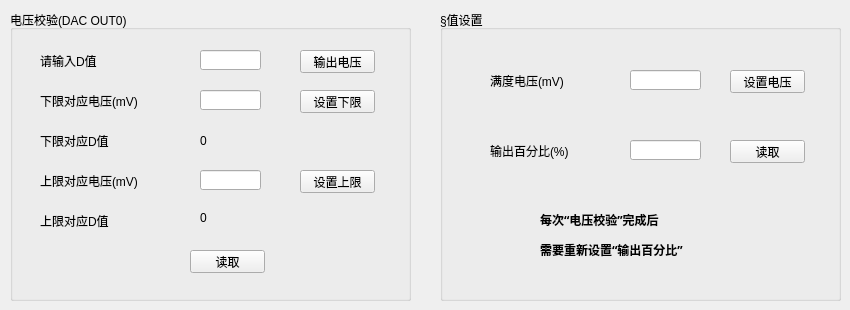
   <widget class="QWidget" name="tab_4">
    <attribute name="title">
     <string>电压校验及§值</string>
    </attribute>
    <widget class="QGroupBox" name="groupBox_3">
     <property name="geometry">
      <rect>
       <x>10</x>
       <y>10</y>
       <width>401</width>
       <height>291</height>
      </rect>
     </property>
     <property name="title">
      <string>电压校验(DAC OUT0)</string>
     </property>
     <widget class="QLabel" name="label_44">
      <property name="geometry">
       <rect>
        <x>30</x>
        <y>40</y>
        <width>81</width>
        <height>21</height>
       </rect>
      </property>
      <property name="text">
       <string>请输入D值</string>
      </property>
     </widget>
     <widget class="QLabel" name="label_45">
      <property name="geometry">
       <rect>
        <x>30</x>
        <y>80</y>
        <width>131</width>
        <height>21</height>
       </rect>
      </property>
      <property name="text">
       <string>下限对应电压(mV)</string>
      </property>
     </widget>
     <widget class="QLabel" name="label_46">
      <property name="geometry">
       <rect>
        <x>30</x>
        <y>120</y>
        <width>91</width>
        <height>21</height>
       </rect>
      </property>
      <property name="text">
       <string>下限对应D值</string>
      </property>
     </widget>
     <widget class="QLabel" name="label_47">
      <property name="geometry">
       <rect>
        <x>30</x>
        <y>160</y>
        <width>131</width>
        <height>21</height>
       </rect>
      </property>
      <property name="text">
       <string>上限对应电压(mV)</string>
      </property>
     </widget>
     <widget class="QLabel" name="label_48">
      <property name="geometry">
       <rect>
        <x>30</x>
        <y>200</y>
        <width>91</width>
        <height>21</height>
       </rect>
      </property>
      <property name="text">
       <string>上限对应D值</string>
      </property>
     </widget>
     <widget class="QPushButton" name="pushButton_VcaliVout">
      <property name="geometry">
       <rect>
        <x>290</x>
        <y>40</y>
        <width>75</width>
        <height>23</height>
       </rect>
      </property>
      <property name="font">
       <font>
        <pointsize>9</pointsize>
       </font>
      </property>
      <property name="text">
       <string>输出电压</string>
      </property>
     </widget>
     <widget class="QPushButton" name="pushButton_VcaliLow">
      <property name="geometry">
       <rect>
        <x>290</x>
        <y>80</y>
        <width>75</width>
        <height>23</height>
       </rect>
      </property>
      <property name="font">
       <font>
        <pointsize>9</pointsize>
       </font>
      </property>
      <property name="text">
       <string>设置下限</string>
      </property>
     </widget>
     <widget class="QPushButton" name="pushButton_VcaliHigh">
      <property name="geometry">
       <rect>
        <x>290</x>
        <y>160</y>
        <width>75</width>
        <height>23</height>
       </rect>
      </property>
      <property name="font">
       <font>
        <pointsize>9</pointsize>
       </font>
      </property>
      <property name="text">
       <string>设置上限</string>
      </property>
     </widget>
     <widget class="QPushButton" name="pushButton_VcaliRead">
      <property name="geometry">
       <rect>
        <x>180</x>
        <y>240</y>
        <width>75</width>
        <height>23</height>
       </rect>
      </property>
      <property name="font">
       <font>
        <pointsize>9</pointsize>
       </font>
      </property>
      <property name="text">
       <string>读取</string>
      </property>
     </widget>
     <widget class="QLineEdit" name="lineEdit_VcaliD">
      <property name="geometry">
       <rect>
        <x>190</x>
        <y>40</y>
        <width>61</width>
        <height>20</height>
       </rect>
      </property>
     </widget>
     <widget class="QLineEdit" name="lineEdit_VcaliVLow">
      <property name="geometry">
       <rect>
        <x>190</x>
        <y>80</y>
        <width>61</width>
        <height>20</height>
       </rect>
      </property>
     </widget>
     <widget class="QLineEdit" name="lineEdit_VcaliVHigh">
      <property name="geometry">
       <rect>
        <x>190</x>
        <y>160</y>
        <width>61</width>
        <height>20</height>
       </rect>
      </property>
     </widget>
     <widget class="QLabel" name="label_VcaliDLow">
      <property name="geometry">
       <rect>
        <x>190</x>
        <y>120</y>
        <width>51</width>
        <height>21</height>
       </rect>
      </property>
      <property name="text">
       <string>0</string>
      </property>
     </widget>
     <widget class="QLabel" name="label_VcaliDHigh">
      <property name="geometry">
       <rect>
        <x>190</x>
        <y>200</y>
        <width>61</width>
        <height>16</height>
       </rect>
      </property>
      <property name="text">
       <string>0</string>
      </property>
     </widget>
    </widget>
    <widget class="QGroupBox" name="groupBox_4">
     <property name="geometry">
      <rect>
       <x>440</x>
       <y>10</y>
       <width>401</width>
       <height>291</height>
      </rect>
     </property>
     <property name="title">
      <string>§值设置</string>
     </property>
     <widget class="QLabel" name="label_51">
      <property name="geometry">
       <rect>
        <x>50</x>
        <y>60</y>
        <width>101</width>
        <height>21</height>
       </rect>
      </property>
      <property name="text">
       <string>满度电压(mV)</string>
      </property>
     </widget>
     <widget class="QLabel" name="label_52">
      <property name="geometry">
       <rect>
        <x>50</x>
        <y>130</y>
        <width>101</width>
        <height>21</height>
       </rect>
      </property>
      <property name="text">
       <string>输出百分比(%)</string>
      </property>
     </widget>
     <widget class="QLineEdit" name="lineEdit_EMISFull">
      <property name="geometry">
       <rect>
        <x>190</x>
        <y>60</y>
        <width>71</width>
        <height>20</height>
       </rect>
      </property>
     </widget>
     <widget class="QLineEdit" name="lineEdit_EMIS">
      <property name="geometry">
       <rect>
        <x>190</x>
        <y>130</y>
        <width>71</width>
        <height>20</height>
       </rect>
      </property>
     </widget>
     <widget class="QPushButton" name="pushButton_EMISWrite">
      <property name="geometry">
       <rect>
        <x>290</x>
        <y>60</y>
        <width>75</width>
        <height>23</height>
       </rect>
      </property>
      <property name="font">
       <font>
        <pointsize>9</pointsize>
       </font>
      </property>
      <property name="text">
       <string>设置电压</string>
      </property>
     </widget>
     <widget class="QPushButton" name="pushButton_EMISRead">
      <property name="geometry">
       <rect>
        <x>290</x>
        <y>130</y>
        <width>75</width>
        <height>23</height>
       </rect>
      </property>
      <property name="font">
       <font>
        <pointsize>9</pointsize>
       </font>
      </property>
      <property name="text">
       <string>读取</string>
      </property>
     </widget>
     <widget class="QLabel" name="label_49">
      <property name="geometry">
       <rect>
        <x>100</x>
        <y>190</y>
        <width>211</width>
        <height>71</height>
       </rect>
      </property>
      <property name="font">
       <font>
        <family>宋体</family>
        <weight>75</weight>
        <bold>true</bold>
       </font>
      </property>
      <property name="text">
       <string>&lt;html&gt;&lt;head/&gt;&lt;body&gt;&lt;p&gt;每次“电压校验”完成后&lt;/p&gt;&lt;p&gt;需要重新设置“输出百分比”&lt;/p&gt;&lt;/body&gt;&lt;/html&gt;</string>
      </property>
     </widget>
     <zorder>label_49</zorder>
     <zorder>label_51</zorder>
     <zorder>label_52</zorder>
     <zorder>lineEdit_EMISFull</zorder>
     <zorder>lineEdit_EMIS</zorder>
     <zorder>pushButton_EMISWrite</zorder>
     <zorder>pushButton_EMISRead</zorder>
    </widget>
   </widget>
